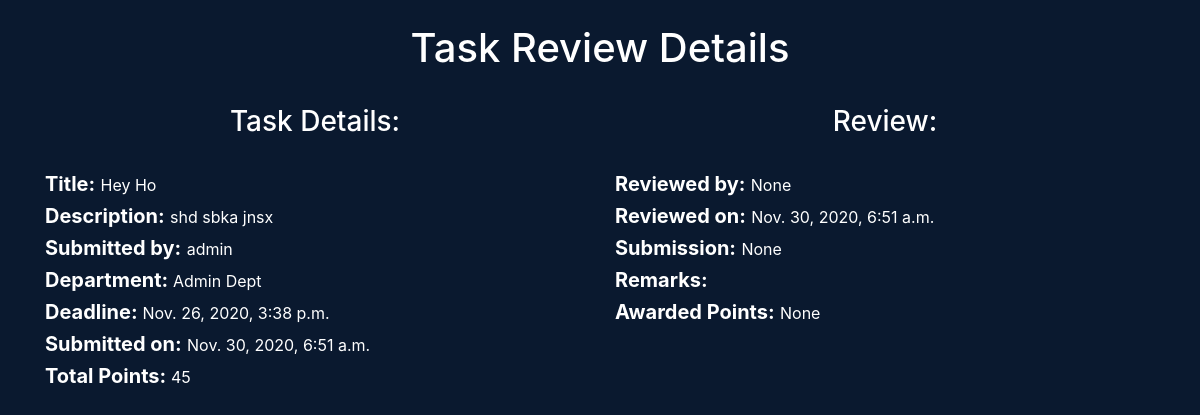
Page /task-review-details/16 on the committed database.
### createMode/models.py (models this page shows, shortened)
class TaskReview(models.Model):
	task = models.ForeignKey(Task, on_delete=models.CASCADE)
	submitted_by = models.ForeignKey(User, on_delete=models.CASCADE, related_name='submitted_by_user')
	submitted_on = models.DateTimeField(auto_now_add=True)
	reviewed_by = models.ForeignKey(User, on_delete=models.SET_NULL, blank=True, null=True, related_name='reviewed_by_user')
	reviewed_on = models.DateTimeField(auto_now=True)
	remarks = models.TextField(blank=True, null=True)
	awarded_points = models.PositiveIntegerField(validators=[MinValueValidator(10), MaxValueValidator(100)],blank=True, null=True)
	submission = models.CharField(max_length=25, choices=submission_choices, blank=True, null=True)

class Task(models.Model):
	title = models.CharField(max_length=240)
	description = models.TextField()
	total_points = models.PositiveIntegerField(validators=[MinValueValidator(10), MaxValueValidator(100)])
	department = models.ForeignKey(Department, on_delete=models.CASCADE)
	deadline = models.DateTimeField()
	assigned_to = models.ForeignKey(User, on_delete=models.SET_NULL, blank=True, null=True, related_name='assigned_to_user')
	created_by = models.ForeignKey(User, on_delete=models.SET_NULL, blank=True, null=True, related_name='created_by_user')
	created_at = models.DateTimeField(auto_now_add=True)
	submitted = models.BooleanField(default=False)
	reviewed = models.BooleanField(default=False)
	review_id = models.PositiveIntegerField(blank=True, null=True)
	is_accepted = models.BooleanField(default=False)
	is_rejected = models.BooleanField(default=False)
	reject_feedback_id = models.PositiveIntegerField(blank=True, null=True)

### core/models.py (models this page shows)
class Department(models.Model):
	name = models.CharField(max_length=60)
	description = models.CharField(max_length=264)
	def __str__(self):
		return self.name

### core/views.py (the view)
# urls.py: path('task-review-details/<int:pk>', TaskReviewDeailView.as_view(), name='task-review-details'),
class TaskReviewDeailView(DetailView, LoginRequiredMixin):
	model = TaskReview
	template_name = 'core/review_details.html'
	context_object_name = 'review'

### core/context_processors.py (called while the page is built)
def check_authorization(request):
	if request.user.is_superuser:
		user_is_admin = True
	else:
		user_is_admin = False
	if request.user.is_authenticated:
		user_is_authenticated = True
		jobinfo = EmployeeJobInfo.objects.filter(user = request.user)[0]
		if jobinfo and jobinfo.isManager == True:
			user_is_manager = True
		else:
			user_is_manager = False
	else:
		user_is_authenticated = False
		user_is_manager = False
	return {
		'user_is_authenticated' : user_is_authenticated,
		'user_is_admin': user_is_admin,
		'user_is_manager' : user_is_manager,
	}

### core/templates/core/review_details.html (shortened to what this page needs)
{% extends 'core/base.html' %}
{% block content %}
	<div class="container">
		<h1>Task Review Details</h1>
		<div class="row">
			<div class="col">
				<h3>Task Details:</h3>
				<h5><strong>Title:</strong> <small>{{ review.task.title }}</small></h5>
				<h5> <strong>Description:</strong>  <small>{{ review.task.description }}</small></h5>
				<h5><strong>Submitted by:</strong> <small>{{ review.submitted_by.username }}</small></h5>
				<h5><strong>Department: </strong><small>{{ review.task.department }}</small></h5>
				<h5><strong>Deadline: </strong> <small>{{ review.task.deadline }}</small></h5>
				<h5><strong>Submitted on:</strong> <small>{{ review.submitted_on }}</small></h5>
				<h5><strong>Total Points: </strong> <small>{{ review.task.total_points }}</small></h5>
			</div>
			<div class="col">
				<h3>Review:</h3>
				<h5><strong>Reviewed by:</strong> <small>{{ review.reviewed_by }}</small></h5>
				<h5><strong>Reviewed on:</strong> <small>{{ review.reviewed_on }}</small></h5>
				<h5><strong>Submission:</strong> <small>{{ review.submission }}</small></h5>
				<h5><strong>Remarks:</strong> <small>{{ review.remarks }}</small></h5>
				<h5><strong>Awarded Points:</strong> <small>{{ review.awarded_points }}</small></h5>
			</div>
		</div>
	</div>
{% endblock %}

### core/static/core/style.css (style rules this page uses)
html, body { background-color: #0a192f; color: rgb(204, 214, 246); }
h1, h2, h3, h4, h5 { color: white; }
h3 { padding: 25px 0px; }

### assignment/static/assignment/style.css (style rules this page uses)
h1,h3 { text-align: center; }

### rows in the picture
TaskReview: task "Hey Ho", task.description "shd sbka jnsx", submitted_by.username "admin", task.department "Admin Dept", task.deadline "Nov. 26, 2020, 3:38 p.m.", submitted_on "Nov. 30, 2020, 6:51 a.m.", task.total_points "45", reviewed_by "None", reviewed_on "Nov. 30, 2020, 6:51 a.m.", submission "None", awarded_points "None"
